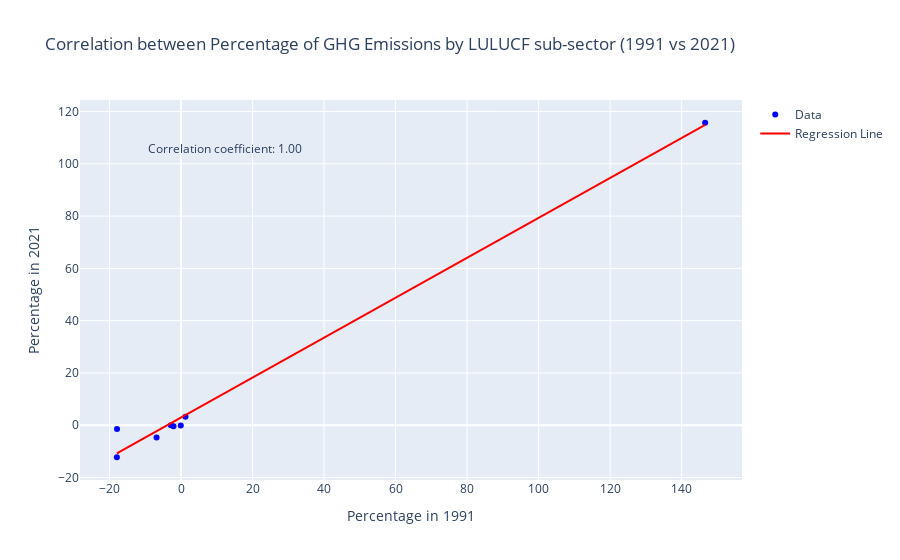

Notebook code for this chart:
### Code cell
# Create a visualization for the  correlation between Percentage of GHG Emissions by LULUCF sub-sector (1991 vs 2021)
percentages_1991_lulucf = ghg_emissions_sector_1991_LULUCF_df["Percentage"][1:]
percentages_2021_lulucf = ghg_emissions_sector_2021_LULUCF_df["Percentage"][1:]

# Create a DataFrame for the data
data_lulucf = pd.DataFrame({'1991': percentages_1991_lulucf, '2021': percentages_2021_lulucf})

# Scatter plot
fig = go.Figure()

fig.add_trace(go.Scatter(
    x=data_lulucf['1991'],
    y=data_lulucf['2021'],
    mode='markers',
    marker=dict(color='blue'),  # Define marker color
    name='Data'
))

# Add regression line
fig.add_trace(go.Scatter(
    x=data_lulucf['1991'],
    y=np.poly1d(np.polyfit(data_lulucf['1991'], data_lulucf['2021'], 1))(data_lulucf['1991']),
    mode='lines',
    marker=dict(color='red'),  # Define line color
    name='Regression Line'
))

# Annotation for correlation coefficient
correlation_coefficient_lulucf = data_lulucf['1991'].corr(data_lulucf['2021'])
fig.add_annotation(
    x=0.1, y=0.9,
    xref='paper', yref='paper',
    text=f'Correlation coefficient: {correlation_coefficient_lulucf:.2f}',
    showarrow=False
)

# Update layout
fig.update_layout(
    title='Correlation between Percentage of GHG Emissions by LULUCF sub-sector (1991 vs 2021)',
    xaxis_title='Percentage in 1991',
    yaxis_title='Percentage in 2021',
    showlegend=True
)

# Show plot
fig.show()

### Figure 1 — Plotly figure (JSON) as saved in the notebook; plotly's stock layout.template omitted (floating-point values rounded to 4 significant figures)
{"data": [{"marker": {"color": "blue"}, "mode": "markers", "name": "Data", "type": "scatter", "x": [146.6, -17.94, -17.89, -6.832, -2.836, -2.087, 1.263, -0.06074], "y": [115.7, -12.25, -1.48, -4.665, 0.01711, -0.413, 3.265, -0.07897]}, {"marker": {"color": "red"}, "mode": "lines", "name": "Regression Line", "type": "scatter", "x": [146.6, -17.94, -17.89, -6.832, -2.836, -2.087, 1.263, -0.06074], "y": [114.9, -10.76, -10.72, -2.273, 0.7795, 1.352, 3.911, 2.899]}], "layout": {"annotations": [{"showarrow": false, "text": "Correlation coefficient: 1.00", "x": 0.1, "xref": "paper", "y": 0.9, "yref": "paper"}], "showlegend": true, "title": {"text": "Correlation between Percentage of GHG Emissions by LULUCF sub-sector (1991 vs 2021)"}, "xaxis": {"title": {"text": "Percentage in 1991"}}, "yaxis": {"title": {"text": "Percentage in 2021"}}}}
